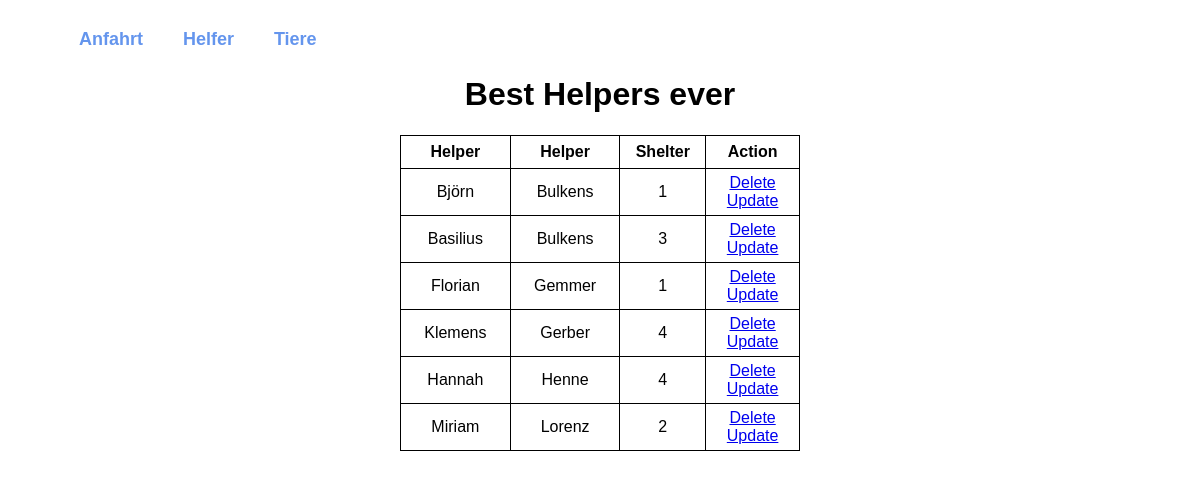
Before: / with the older database file.
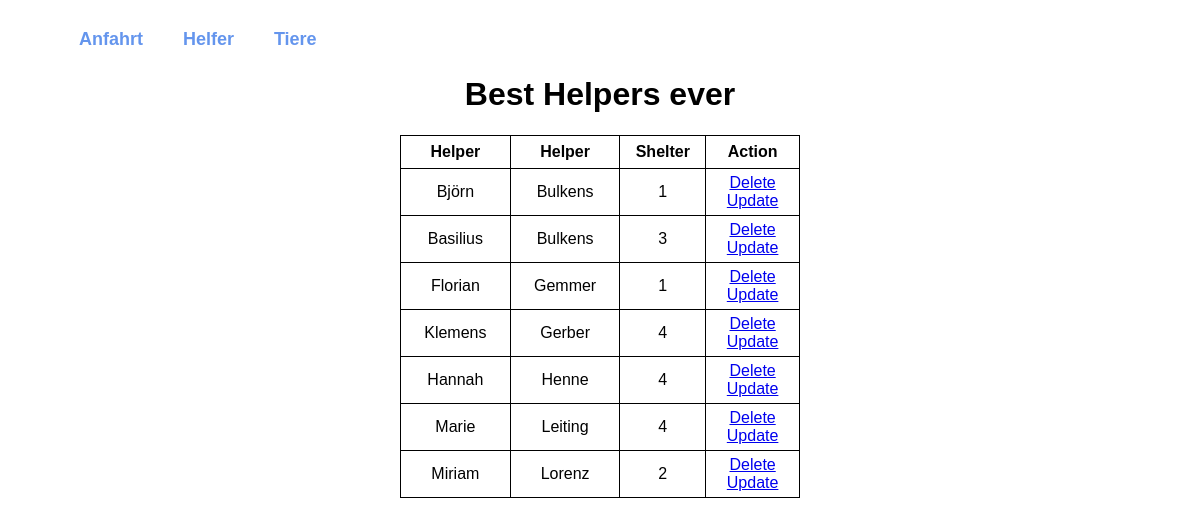
After: the same page with the newer database file.
### database.py (models this page shows, shortened)
class Volunteers(db.Model):
    id = db.Column(db.Integer, primary_key=True)
    firstname = db.Column(db.String(20), nullable=False)
    lastname  = db.Column(db.String(20), nullable=False)
    gender = db.Column(db.String(1), nullable=False)
    birthday = db.Column(db.DateTime, nullable=False)
    password = db.Column(db.String(20), nullable=False)
    shelter = db.Column(db.Integer, db.ForeignKey('shelters.id'), nullable=False)

### database.py (the view)
@app.route('/', methods=['POST', 'GET'])
def index():
    if request.method == 'POST':
        pass
    else:
        volus = Volunteers.query.order_by(Volunteers.lastname).all()
        return render_template('index.html', tasks=volus)

### templates/index.html (shortened to what this page needs)
{% extends 'base.html' %}
{% block body %}
<div class="content">
    <h1 style="text-align: center">Best Helpers ever</h1>
    {% if tasks|length < 1 %}
    <h4 style="text-align: center">There are no Volunteers! :(</h4>
    {% else %}
    <table>
        <tr>
            <th>Helper</th>
            <th>Helper</th>
            <th>Shelter</th>
            <th>Action</th>
        </tr>
        {% for task in tasks %}
            <tr>
                <td>{{ task.firstname }}</td>
                <td>{{ task.lastname }}</td>
                <td>{{ task.shelter }}</td>
                <td>
                    <a href="/delete/{{task.id}}">Delete</a>
                    <br>
                    <a href="/update/{{task.id}}">Update</a>
                </td>
            </tr>
        {% endfor %}
    </table>
    {% endif %}
</div>
{% endblock %}

Changed rows visible on the page:
added Volunteers: firstname "Marie", lastname "Leiting", shelter "4"
